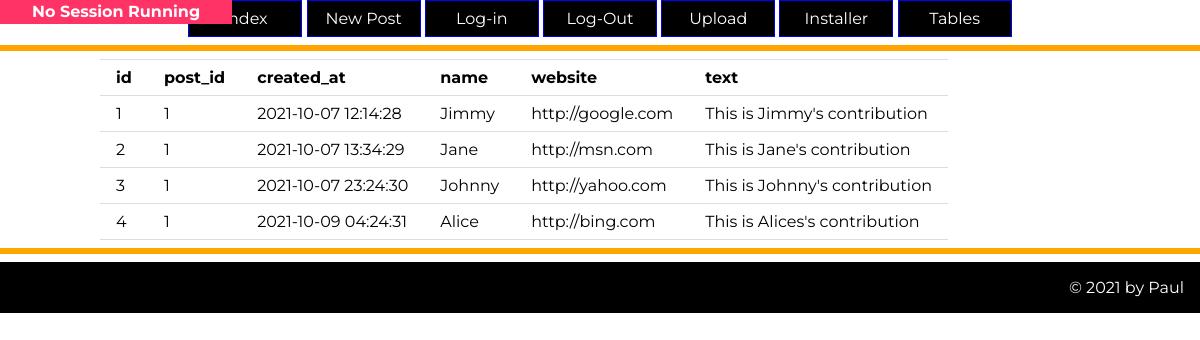
Page /viewtable/comment on the earlier database version.
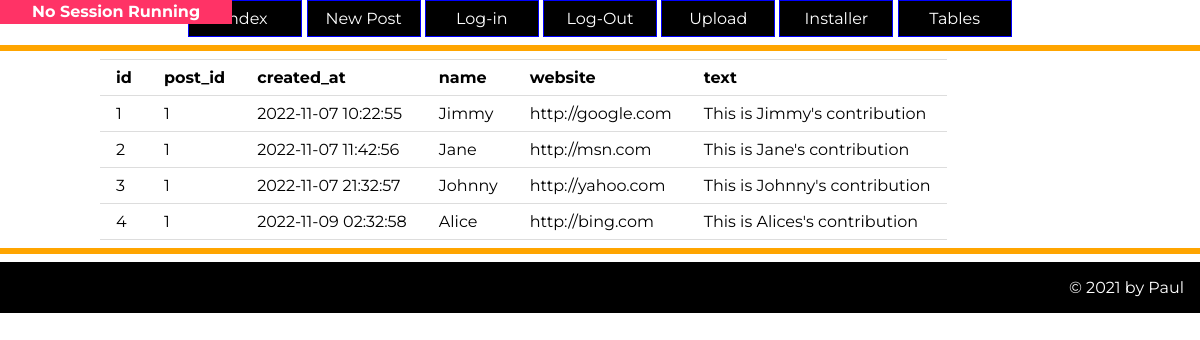
Same page on the later database version.
### tables this page shows
CREATE TABLE comment(
    id integer primary key autoincrement not null,
    post_id integer not null,
    created_at date not null,
    name text not null,
    website text,
    text text not null,
    foreign key (post_id) references post(id)
);

### server.py (the view)
@app.route('/viewtable/<tablename>')
def viewtable(tablename):
    global db_path
    if tablename == "master-data":
        sql = 'select * from sqlite_master;'
        result = run_search_query(sql, db_path)
        tablelisting = generateHTMLtable(result[1:], result[0])
        return render_template('table-data.html', tablelisting = Markup(tablelisting))
    elif tablename in ['post', 'comment', 'user']:
        headings={
            'user' : ('id','username', 'password', 'created_at', 'is_enabled' ),
            'post' : ('id', 'title', 'body', 'user_id', 'created_at','image','alttext','updated_at' ),
            'comment' : ('id', 'post_id', 'created_at', 'name', 'website', 'text')
        }
        sql = 'select * from {};'.format(tablename)
        result = run_search_query(sql, db_path)
        tablelisting = generateHTMLtable(result , headings[tablename])
        return render_template('table-data.html', tablelisting=Markup(tablelisting))
    else:
        return "<h1> Table not found </h1>"

### db_functions.py (called while the page is built)
def generateHTMLtable(result_tuple_list, header_tuple=()):
    tablestring="<table><tr>"
    if len(header_tuple) >0:
        for cell in header_tuple:
            tablestring += "<th> {} </th>".format(cell)
        tablestring += "</tr>\n<tr>"
    for row in result_tuple_list:
        for cell in row:
            tablestring+="<td> {} </td>".format(cell)
        tablestring +="</tr>\n<tr>"
    tablestring += "</tr></table>"
    return tablestring

def run_search_query(sql_query, file_path):
    try:
        db = sqlite3.connect(file_path)
        cursor = db.cursor()
        cursor.execute(sql_query)
        result = cursor.fetchall()
        cursor.close()
    except sqlite3.Error as error:
        print("Error while creating sqlite table: {}".format(error))
    finally:
        if db:
            db.close()
        if result:
            return result

### templates/table-data.html (shortened to what this page needs)
{% extends "layout.html" %}
{% block head %}
{{ super() }}
{% endblock %}
{% block content%}
{{tablelisting}}
{% endblock%}

Differences in the rows shown:
changed comment: text "…website text 1 1 2021-10-07 12:14:28 Jimmy http://google.com This is Jimmy's contribution 2 1 2021-10-07 13:34:29 Jane http://msn.com This is Jane's contribution 3 1 2021-10-07 23:24:30 Johnny http://yahoo.com This is Johnny's contribution 4 1 2021-10-09 04:24:31 Alice http://bing.com This is…" → "…website text 1 1 2022-11-07 10:22:55 Jimmy http://google.com This is Jimmy's contribution 2 1 2022-11-07 11:42:56 Jane http://msn.com This is Jane's contribution 3 1 2022-11-07 21:32:57 Johnny http://yahoo.com This is Johnny's contribution 4 1 2022-11-09 02:32:58 Alice http://bing.com This is…"
